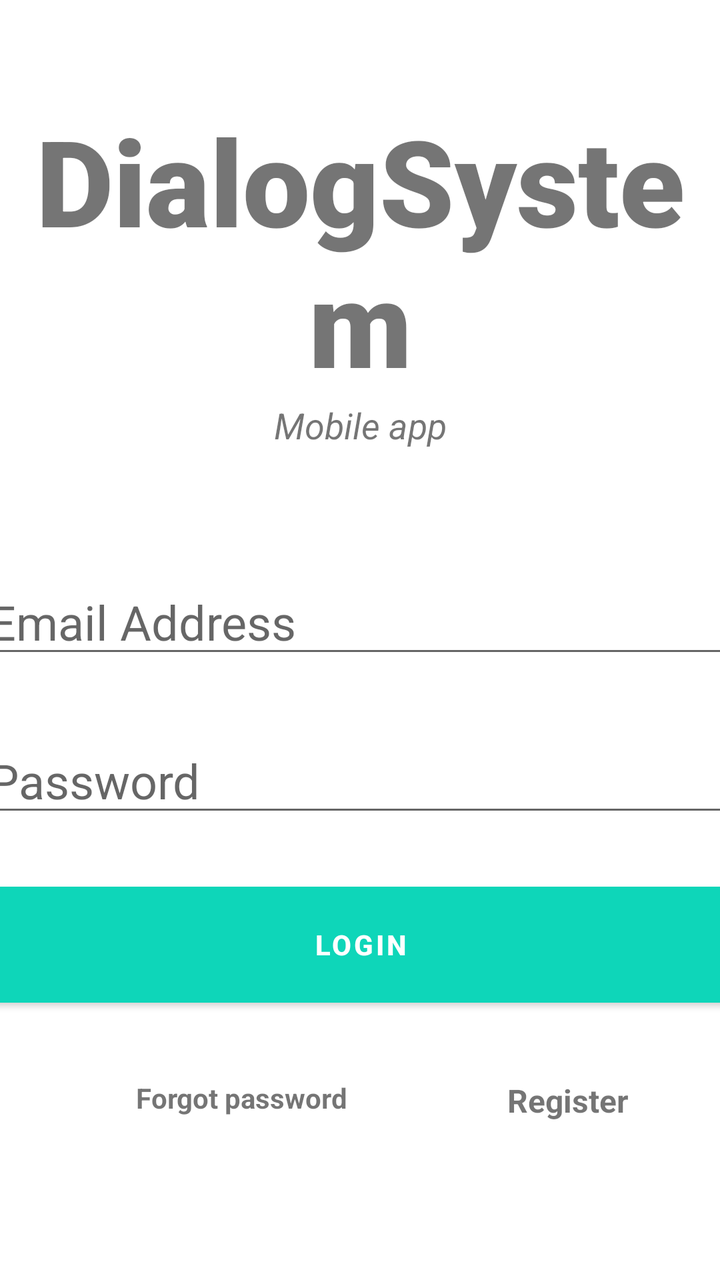
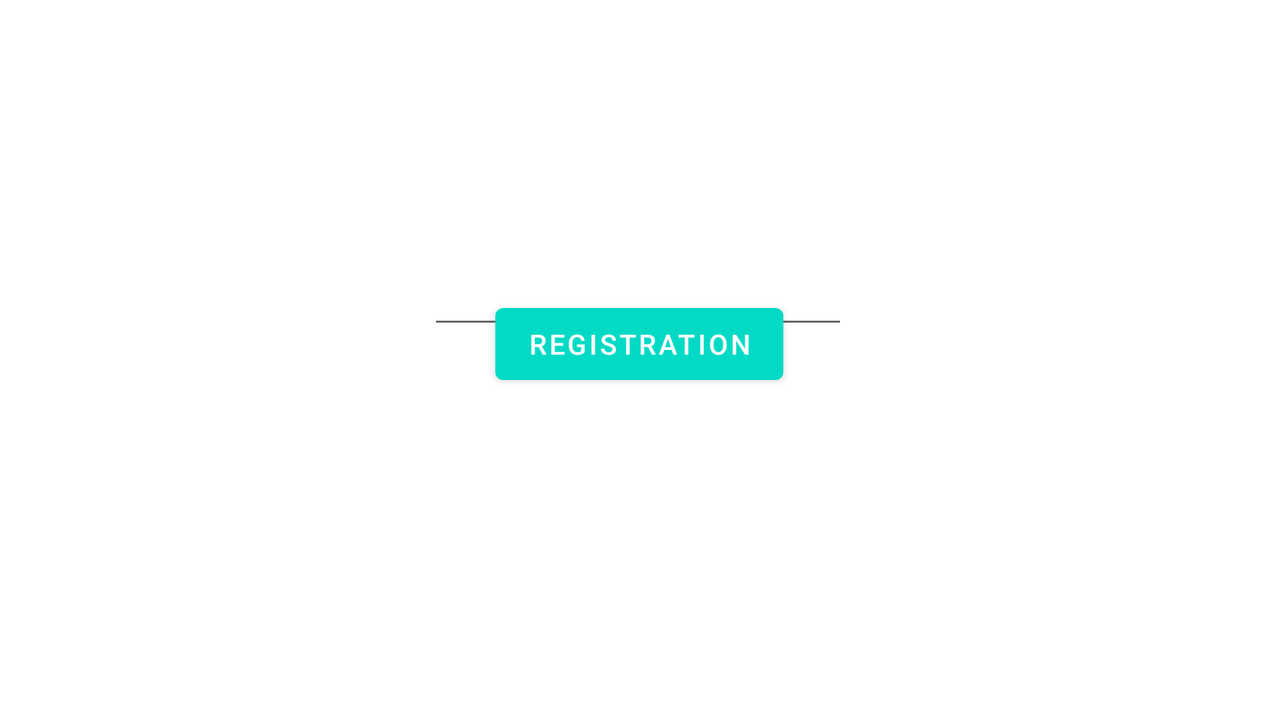

Compare how this app lays out the same screen by default and in its alternative resource folder. The renders come first, then the two layout files and the values they reference.
<!-- AndroidManifest.xml: application theme Theme.Diploma -->
<!-- res/layout/fragment_first.xml -->
<?xml version="1.0" encoding="utf-8"?>
<androidx.constraintlayout.widget.ConstraintLayout xmlns:android="http://schemas.android.com/apk/res/android"
    xmlns:app="http://schemas.android.com/apk/res-auto"
    xmlns:tools="http://schemas.android.com/tools"
    android:layout_width="match_parent"
    android:layout_height="match_parent"
    tools:context=".login_activity.FirstFragment">

    <TextView
        android:id="@+id/banner"
        android:layout_width="match_parent"
        android:layout_height="wrap_content"
        android:text="DialogSystem"
        android:textSize="60sp"
        android:textAlignment="center"
        android:textStyle="bold"
        android:fontFamily="sans-serif-black"
        app:layout_constraintTop_toTopOf="parent"
        app:layout_constraintRight_toRightOf="parent"
        app:layout_constraintLeft_toLeftOf="parent"
        android:layout_marginTop="50dp"/>
    <TextView
        android:id="@+id/bannerDescription"
        android:layout_width="wrap_content"
        android:layout_height="wrap_content"
        android:text="Mobile app"
        android:textStyle="italic"
        android:textSize="18sp"
        android:textAlignment="center"
        app:layout_constraintTop_toBottomOf="@+id/banner"
        app:layout_constraintLeft_toLeftOf="parent"
        app:layout_constraintRight_toRightOf="parent"
        />

    <Button
        android:id="@+id/logInButton"
        android:layout_width="380dp"
        android:layout_height="70dp"
        android:layout_marginTop="24dp"
        android:onClick="onClickLogin"
        android:text="Login"
        android:textStyle="bold"
        android:backgroundTint="#0ED6B9"
        android:textColor="#ffffff"
        app:layout_constraintLeft_toLeftOf="parent"
        app:layout_constraintRight_toRightOf="parent"
        app:layout_constraintTop_toBottomOf="@+id/passwordLoginText"
        tools:ignore="MissingConstraints" />

    <EditText
        android:id="@+id/usernameLoginText"
        android:layout_width="380dp"
        android:layout_height="wrap_content"
        android:layout_marginTop="60dp"
        android:ems="10"
        android:hint="Email Address"
        android:inputType="textPersonName"
        android:textSize="24dp"
        app:layout_constraintBottom_toTopOf="@+id/passwordLoginText"
        app:layout_constraintHorizontal_bias="0.516"
        app:layout_constraintLeft_toLeftOf="parent"
        app:layout_constraintRight_toRightOf="parent"
        app:layout_constraintTop_toBottomOf="@+id/bannerDescription" />

    <EditText
        android:id="@+id/passwordLoginText"
        android:layout_width="380dp"
        android:layout_height="wrap_content"
        android:layout_marginTop="30dp"
        android:ems="10"
        android:hint="Password"
        android:textSize="24sp"
        android:inputType="textPassword"
        app:layout_constraintTop_toBottomOf="@+id/usernameLoginText"
        app:layout_constraintRight_toRightOf="parent"
        app:layout_constraintLeft_toLeftOf="parent" />

    <TextView
        android:id="@+id/registerView"
        android:layout_width="wrap_content"
        android:layout_height="wrap_content"
        android:text="Register"
        android:textSize='16sp'
        android:textStyle="bold"
        app:layout_constraintTop_toTopOf="@+id/forgotView"
        app:layout_constraintLeft_toRightOf="@+id/forgotView"
        android:layout_marginLeft="80dp" />

    <TextView
        android:id="@+id/forgotView"
        android:layout_width="wrap_content"
        android:layout_height="wrap_content"
        android:layout_marginStart="68dp"
        android:layout_marginTop="32dp"
        android:text="Forgot password"
        android:textStyle="bold"
        app:layout_constraintStart_toStartOf="parent"
        app:layout_constraintTop_toBottomOf="@+id/logInButton" />

    <ProgressBar
        android:id="@+id/progressBar"
        style="?android:attr/progressBarStyleLarge"
        android:layout_width="22dp"
        android:layout_height="21dp"
        android:layout_centerInParent="true"
        android:visibility="gone"
        app:layout_constraintBottom_toBottomOf="parent"
        app:layout_constraintLeft_toLeftOf="parent"
        app:layout_constraintRight_toRightOf="parent"
        app:layout_constraintTop_toTopOf="parent"
        tools:ignore="MissingConstraints" />

</androidx.constraintlayout.widget.ConstraintLayout>
<!-- resources referenced by this layout -->
<resources>
  <style name="Theme.Diploma" parent="Theme.MaterialComponents.DayNight.DarkActionBar">
          
          <item name="colorPrimary">@color/teal_200</item>
          <item name="colorPrimaryVariant">@color/teal_200</item>
          <item name="colorOnPrimary">@color/white</item>
          
          <item name="colorSecondary">@color/teal_200</item>
          <item name="colorSecondaryVariant">@color/teal_700</item>
          <item name="colorOnSecondary">@color/black</item>
          
          <item name="android:statusBarColor" tools:targetApi="l">?attr/colorPrimaryVariant</item>
          
      </style>
</resources>
<!-- res/layout-land/fragment_first.xml (the repository's variant of the layout above) -->
<!-- drawn on the phone turned sideways -->
<?xml version="1.0" encoding="utf-8"?>
<androidx.constraintlayout.widget.ConstraintLayout xmlns:android="http://schemas.android.com/apk/res/android"
    xmlns:app="http://schemas.android.com/apk/res-auto"
    xmlns:tools="http://schemas.android.com/tools"
    android:layout_width="match_parent"
    android:layout_height="match_parent"
    tools:context=".fragments.FirstFragment">

    <Button
        android:id="@+id/registrationButton"
        android:layout_width="wrap_content"
        android:layout_height="wrap_content"
        android:layout_marginBottom="164dp"
        android:text="@string/next"
        app:layout_constraintBottom_toBottomOf="parent"
        app:layout_constraintEnd_toEndOf="parent"
        app:layout_constraintHorizontal_bias="0.499"
        app:layout_constraintStart_toStartOf="parent"
        tools:ignore="MissingConstraints" />

    <EditText
        android:id="@+id/usernameLoginText"
        android:layout_width="wrap_content"
        android:layout_height="wrap_content"
        android:layout_marginTop="128dp"
        android:layout_marginEnd="1dp"
        android:ems="10"
        android:inputType="textPersonName"
        app:layout_constraintEnd_toEndOf="@+id/passwordLoginText"
        app:layout_constraintTop_toTopOf="parent" />

    <EditText
        android:id="@+id/passwordLoginText"
        android:layout_width="wrap_content"
        android:layout_height="wrap_content"
        android:layout_marginBottom="88dp"
        android:ems="10"
        android:inputType="textPassword"
        app:layout_constraintBottom_toTopOf="@+id/registrationButton"
        app:layout_constraintEnd_toEndOf="parent"
        app:layout_constraintStart_toStartOf="parent"
        app:layout_constraintTop_toBottomOf="@+id/usernameLoginText"
        app:layout_constraintVertical_bias="1.0" />
</androidx.constraintlayout.widget.ConstraintLayout>
<!-- resources referenced by the variant -->
<!-- as the phone turned sideways resolves them -->
<resources>
  <string name="next">Registration</string>
  <style name="Theme.Diploma" parent="Theme.MaterialComponents.DayNight.DarkActionBar">
          
          <item name="colorPrimary">@color/teal_200</item>
          <item name="colorPrimaryVariant">@color/teal_200</item>
          <item name="colorOnPrimary">@color/white</item>
          
          <item name="colorSecondary">@color/teal_200</item>
          <item name="colorSecondaryVariant">@color/teal_700</item>
          <item name="colorOnSecondary">@color/black</item>
          
          <item name="android:statusBarColor" tools:targetApi="l">?attr/colorPrimaryVariant</item>
          
      </style>
</resources>
